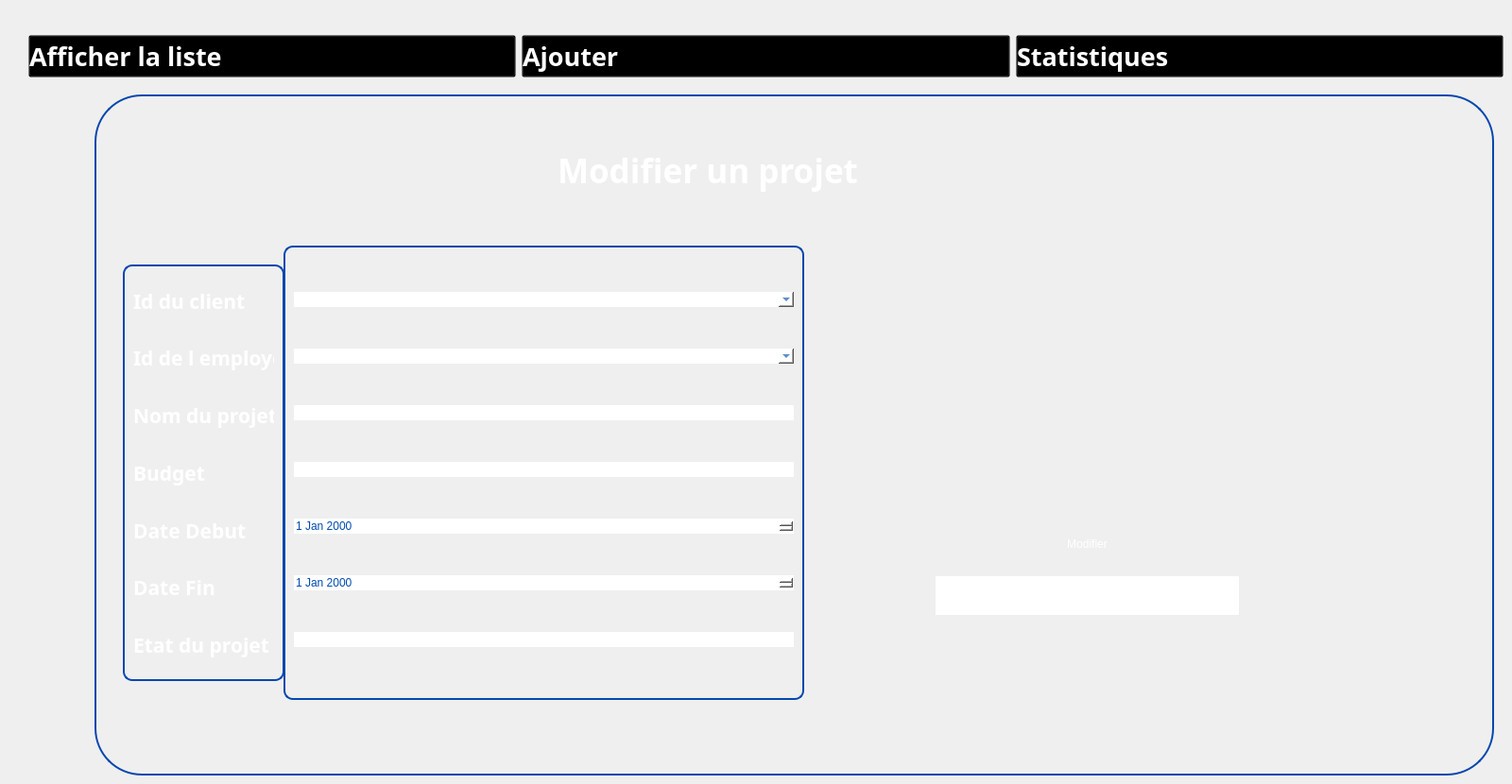
   <widget class="QWidget" name="modifierprojet">
    <widget class="QGroupBox" name="groupBox_11">
     <property name="geometry">
      <rect>
       <x>100</x>
       <y>100</y>
       <width>1481</width>
       <height>721</height>
      </rect>
     </property>
     <property name="styleSheet">
      <string notr="true">QGroupBox {
	background-image: url(:/Desktop/imageprojetcpp/body-background.png);
	border-radius:50px;
    border: 2px solid #0447AF; /* Red border */
}
</string>
     </property>
     <property name="title">
      <string/>
     </property>
     <widget class="QLabel" name="label_20">
      <property name="geometry">
       <rect>
        <x>390</x>
        <y>40</y>
        <width>81</width>
        <height>81</height>
       </rect>
      </property>
      <property name="text">
       <string/>
      </property>
      <property name="pixmap">
       <pixmap>:/Desktop/imageprojetcpp/gestion-de-projet.png</pixmap>
      </property>
      <property name="scaledContents">
       <bool>true</bool>
      </property>
     </widget>
     <widget class="QLabel" name="label_21">
      <property name="geometry">
       <rect>
        <x>490</x>
        <y>50</y>
        <width>581</width>
        <height>61</height>
       </rect>
      </property>
      <property name="font">
       <font>
        <family>Plus Jakarta Sans</family>
        <pointsize>26</pointsize>
        <weight>75</weight>
        <bold>true</bold>
       </font>
      </property>
      <property name="styleSheet">
       <string notr="true">color:white;
    background: transparent;
</string>
      </property>
      <property name="text">
       <string>Modifier un projet</string>
      </property>
     </widget>
     <widget class="QGroupBox" name="verticalGroupBox_8">
      <property name="geometry">
       <rect>
        <x>30</x>
        <y>180</y>
        <width>171</width>
        <height>441</height>
       </rect>
      </property>
      <property name="styleSheet">
       <string notr="true">	border-radius:10px;
color:white;</string>
      </property>
      <layout class="QVBoxLayout" name="verticalLayout_16">
       <item>
        <widget class="QLabel" name="label_53">
         <property name="font">
          <font>
           <family>Gill Sans MT</family>
           <pointsize>16</pointsize>
           <weight>75</weight>
           <bold>true</bold>
          </font>
         </property>
         <property name="styleSheet">
          <string notr="true">color:white;</string>
         </property>
         <property name="text">
          <string>Id du client</string>
         </property>
        </widget>
       </item>
       <item>
        <widget class="QLabel" name="label_35">
         <property name="font">
          <font>
           <family>Gill Sans MT</family>
           <pointsize>16</pointsize>
           <weight>75</weight>
           <bold>true</bold>
          </font>
         </property>
         <property name="styleSheet">
          <string notr="true">color:white;</string>
         </property>
         <property name="text">
          <string>Id de l employe</string>
         </property>
        </widget>
       </item>
       <item>
        <widget class="QLabel" name="label_36">
         <property name="font">
          <font>
           <family>Gill Sans MT</family>
           <pointsize>16</pointsize>
           <weight>75</weight>
           <bold>true</bold>
          </font>
         </property>
         <property name="styleSheet">
          <string notr="true">color:white;</string>
         </property>
         <property name="text">
          <string>Nom du projet</string>
         </property>
        </widget>
       </item>
       <item>
        <widget class="QLabel" name="label_37">
         <property name="font">
          <font>
           <family>Gill Sans MT</family>
           <pointsize>16</pointsize>
           <weight>75</weight>
           <bold>true</bold>
          </font>
         </property>
         <property name="styleSheet">
          <string notr="true">color:white;</string>
         </property>
         <property name="text">
          <string>Budget</string>
         </property>
        </widget>
       </item>
       <item>
        <widget class="QLabel" name="label_38">
         <property name="font">
          <font>
           <family>Gill Sans MT</family>
           <pointsize>16</pointsize>
           <weight>75</weight>
           <bold>true</bold>
          </font>
         </property>
         <property name="styleSheet">
          <string notr="true">color:white;</string>
         </property>
         <property name="text">
          <string>Date Debut</string>
         </property>
        </widget>
       </item>
       <item>
        <widget class="QLabel" name="label_39">
         <property name="font">
          <font>
           <family>Gill Sans MT</family>
           <pointsize>16</pointsize>
           <weight>75</weight>
           <bold>true</bold>
          </font>
         </property>
         <property name="styleSheet">
          <string notr="true">color:white;</string>
         </property>
         <property name="text">
          <string>Date Fin</string>
         </property>
        </widget>
       </item>
       <item>
        <widget class="QLabel" name="label_40">
         <property name="font">
          <font>
           <family>Gill Sans MT</family>
           <pointsize>16</pointsize>
           <weight>75</weight>
           <bold>true</bold>
          </font>
         </property>
         <property name="styleSheet">
          <string notr="true">color:white;</string>
         </property>
         <property name="text">
          <string>Etat du projet</string>
         </property>
        </widget>
       </item>
      </layout>
     </widget>
     <widget class="Line" name="line_38">
      <property name="geometry">
       <rect>
        <x>1310</x>
        <y>810</y>
        <width>118</width>
        <height>3</height>
       </rect>
      </property>
      <property name="orientation">
       <enum>Qt::Horizontal</enum>
      </property>
     </widget>
     <widget class="QLabel" name="label_41">
      <property name="geometry">
       <rect>
        <x>390</x>
        <y>120</y>
        <width>291</width>
        <height>311</height>
       </rect>
      </property>
      <property name="styleSheet">
       <string notr="true">background:transparent;</string>
      </property>
      <property name="text">
       <string/>
      </property>
      <property name="pixmap">
       <pixmap>:/Desktop/imageprojetcpp/fabrication.png</pixmap>
      </property>
      <property name="scaledContents">
       <bool>true</bool>
      </property>
     </widget>
     <widget class="QGroupBox" name="verticalGroupBox_14">
      <property name="geometry">
       <rect>
        <x>200</x>
        <y>160</y>
        <width>551</width>
        <height>481</height>
       </rect>
      </property>
      <property name="styleSheet">
       <string notr="true">	border-radius:10px;
color:white;</string>
      </property>
      <layout class="QVBoxLayout" name="verticalLayout_17">
       <item>
        <widget class="QComboBox" name="comboBox_IDclientfk_2">
         <property name="styleSheet">
          <string notr="true">color:rgb(0,73,174);
background:white;
</string>
         </property>
        </widget>
       </item>
       <item>
        <widget class="QComboBox" name="comboBox_IDemployefk_2">
         <property name="styleSheet">
          <string notr="true">color:rgb(0,73,174);
background:white;
</string>
         </property>
        </widget>
       </item>
       <item>
        <widget class="QLineEdit" name="lineEdit_nom3">
         <property name="styleSheet">
          <string notr="true">color:rgb(0,73,174);
background:white;</string>
         </property>
        </widget>
       </item>
       <item>
        <widget class="QLineEdit" name="lineEdit_budget3">
         <property name="styleSheet">
          <string notr="true">color:rgb(0,73,174);
background:white;</string>
         </property>
        </widget>
       </item>
       <item>
        <widget class="QDateEdit" name="dateEdit_4">
         <property name="styleSheet">
          <string notr="true">color:rgb(0,73,174);
background:white;</string>
         </property>
        </widget>
       </item>
       <item>
        <widget class="QDateEdit" name="dateEdit_5">
         <property name="styleSheet">
          <string notr="true">color:rgb(0,73,174);
background:white;</string>
         </property>
        </widget>
       </item>
       <item>
        <widget class="QLineEdit" name="lineEdit_etat3">
         <property name="styleSheet">
          <string notr="true">color:rgb(0,73,174);
background:white;</string>
         </property>
        </widget>
       </item>
      </layout>
     </widget>
     <widget class="QPushButton" name="pushButton_modifierprojet2">
      <property name="geometry">
       <rect>
        <x>980</x>
        <y>460</y>
        <width>141</width>
        <height>31</height>
       </rect>
      </property>
      <property name="styleSheet">
       <string notr="true">QPushButton {
    text-align: center;
    color: rgb(255,255,255);
border-radius:20px;
}</string>
      </property>
      <property name="text">
       <string>Modifier</string>
      </property>
     </widget>
     <widget class="QLabel" name="label_message1">
      <property name="geometry">
       <rect>
        <x>890</x>
        <y>510</y>
        <width>321</width>
        <height>41</height>
       </rect>
      </property>
      <property name="styleSheet">
       <string notr="true">background: rgb(255, 255, 255);</string>
      </property>
      <property name="text">
       <string/>
      </property>
     </widget>
    </widget>
    <widget class="QWidget" name="horizontalLayoutWidget_30">
     <property name="geometry">
      <rect>
       <x>30</x>
       <y>20</y>
       <width>1561</width>
       <height>80</height>
      </rect>
     </property>
     <layout class="QHBoxLayout" name="horizontalLayout_27">
      <item>
       <widget class="QPushButton" name="pushButton_170">
        <property name="font">
         <font>
          <family>Gill Sans MT</family>
          <pointsize>20</pointsize>
          <weight>75</weight>
          <bold>true</bold>
         </font>
        </property>
        <property name="styleSheet">
         <string notr="true">QPushButton:hover {
    color: blue;
    background: transparent;
}

QPushButton {
    text-align: left;
    background: transparent;
    color: rgb(255,255,255);
}
</string>
        </property>
        <property name="text">
         <string>Afficher la liste</string>
        </property>
        <property name="icon">
         <iconset>
          <normaloff>../../Downloads/wetransfer_icons_2024-02-06_1419/icons/liste-de-controle.png</normaloff>../../Downloads/wetransfer_icons_2024-02-06_1419/icons/liste-de-controle.png</iconset>
        </property>
        <property name="iconSize">
         <size>
          <width>50</width>
          <height>46</height>
         </size>
        </property>
       </widget>
      </item>
      <item>
       <widget class="QPushButton" name="pushButton_171">
        <property name="font">
         <font>
          <family>Gill Sans MT</family>
          <pointsize>20</pointsize>
          <weight>75</weight>
          <bold>true</bold>
         </font>
        </property>
        <property name="styleSheet">
         <string notr="true">QPushButton:hover {
    color: blue;
    background: transparent;
}

QPushButton {
    text-align: left;
    background: transparent;
    color: rgb(255,255,255);
}
</string>
        </property>
        <property name="text">
         <string>Ajouter </string>
        </property>
        <property name="icon">
         <iconset>
          <normaloff>../../Downloads/wetransfer_icons_2024-02-06_1419/icons/image (3).png</normaloff>../../Downloads/wetransfer_icons_2024-02-06_1419/icons/image (3).png</iconset>
        </property>
        <property name="iconSize">
         <size>
          <width>50</width>
          <height>46</height>
         </size>
        </property>
       </widget>
      </item>
      <item>
       <widget class="QPushButton" name="pushButton_172">
        <property name="font">
         <font>
          <family>Gill Sans MT</family>
          <pointsize>20</pointsize>
          <weight>75</weight>
          <bold>true</bold>
         </font>
        </property>
        <property name="styleSheet">
         <string notr="true">QPushButton:hover {
    color: blue;
    background: transparent;
}

QPushButton {
    text-align: left;
    background: transparent;
    color: rgb(255,255,255);
}

</string>
        </property>
        <property name="text">
         <string>Statistiques</string>
        </property>
        <property name="icon">
         <iconset>
          <normaloff>../../Downloads/wetransfer_icons_2024-02-06_1419/icons/image (2).png</normaloff>../../Downloads/wetransfer_icons_2024-02-06_1419/icons/image (2).png</iconset>
        </property>
        <property name="iconSize">
         <size>
          <width>50</width>
          <height>46</height>
         </size>
        </property>
       </widget>
      </item>
     </layout>
    </widget>
   </widget>
